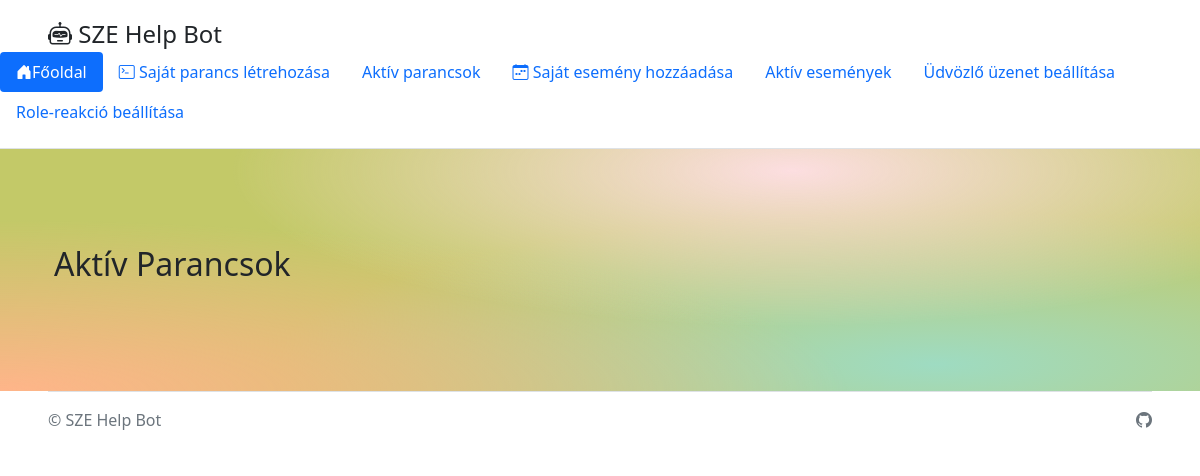
/aktiv-parancsok, run on an earlier commit of the app's database.
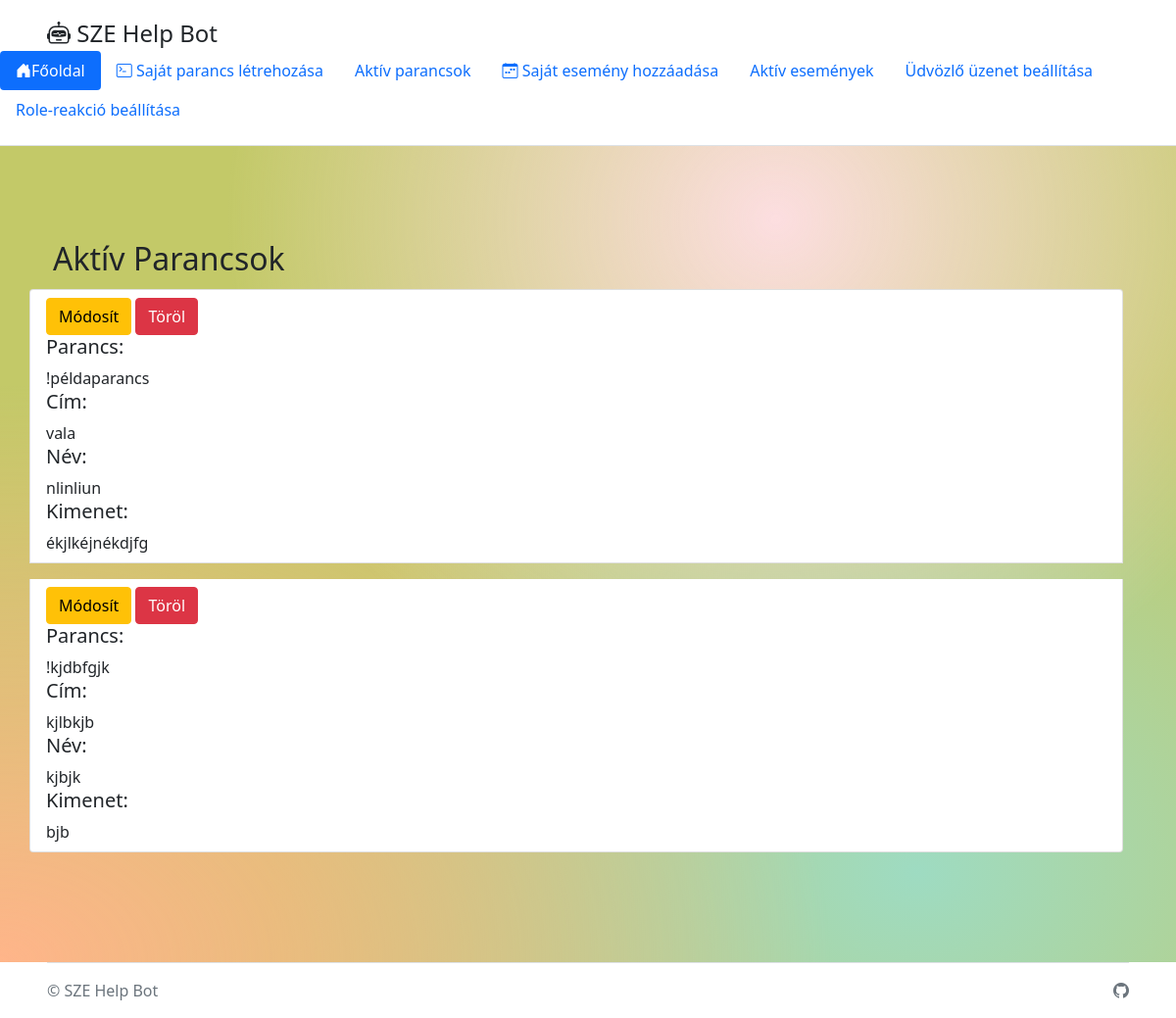
And on a later commit of the database.
### run.py (models this page shows, shortened)
class Commands(db.Model):
    id = db.Column(db.Integer, primary_key=True)
    command = db.Column(db.String(30), nullable=False, unique=True)
    title = db.Column(db.String(30), nullable=False)
    name = db.Column(db.String(30), nullable=False)
    output = db.Column(db.String(300), nullable=False)
    date_created = db.Column(db.DateTime, default=datetime.now)

### run.py (the view)
@app.route("/aktiv-parancsok")
def commandlist():
    return render_template("commands.html", values=Commands.query.all())

### templates/commands.html (shortened to what this page needs)
{% extends "base.html" %}
{% block content %}
<div class="gradientbackground">
    <div class="container col-xxl-5 px-4 py-5">
        <div class="row flex-lg-row-reverse align-items-center g-5 py-5">
                <h2>Aktív Parancsok</h2>
				<ul class="list-group mt-1">
	 				{% for item in values %}
				  		<li class="list-group-item mb-3"><a href="/parancs-modositas/{{item.id}}" class="btn btn-warning c-#000">Módosít</a>
						<a href="/parancs-torles/{{item.id}}" class="btn btn-danger">Töröl</a>
						<h5>Parancs: </h5>{{ item.command }}
						<h5>Cím: </h5>{{ item.title }}
						<h5>Név: </h5>{{ item.name }}
						<h5>Kimenet: </h5>{{ item.output }}</li>
					{% endfor %}
				</ul>
        </div>
    </div>
</div>
{% endblock %}

What changed in the data, as far as the page shows it:
added Commands: command "!példaparancs", title "vala", name "nlinliun", output "ékjlkéjnékdjfg"
added Commands: command "!kjdbfgjk", title "kjlbkjb", name "kjbjk", output "bjb"
